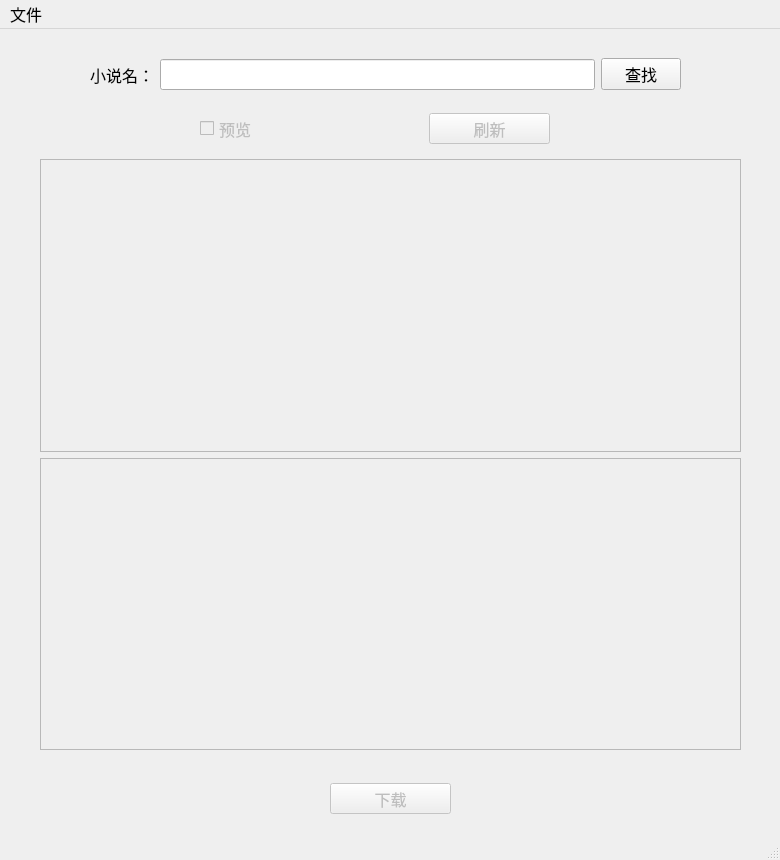
<?xml version="1.0" encoding="UTF-8"?>
<ui version="4.0">
 <class>MainWindow</class>
 <widget class="QMainWindow" name="MainWindow">
  <property name="geometry">
   <rect>
    <x>0</x>
    <y>0</y>
    <width>780</width>
    <height>860</height>
   </rect>
  </property>
  <property name="minimumSize">
   <size>
    <width>780</width>
    <height>860</height>
   </size>
  </property>
  <property name="maximumSize">
   <size>
    <width>780</width>
    <height>860</height>
   </size>
  </property>
  <property name="font">
   <font>
    <family>宋体</family>
    <pointsize>12</pointsize>
   </font>
  </property>
  <property name="windowTitle">
   <string>轻小说下载器</string>
  </property>
  <property name="windowIcon">
   <iconset>
    <normaloff>书.ico</normaloff>书.ico</iconset>
  </property>
  <widget class="QWidget" name="centralwidget">
   <widget class="QWidget" name="verticalLayoutWidget">
    <property name="geometry">
     <rect>
      <x>40</x>
      <y>130</y>
      <width>701</width>
      <height>591</height>
     </rect>
    </property>
    <layout class="QVBoxLayout" name="verticalLayout">
     <item>
      <widget class="QListView" name="listView">
       <property name="enabled">
        <bool>false</bool>
       </property>
       <property name="font">
        <font>
         <family>宋体</family>
         <pointsize>12</pointsize>
         <weight>50</weight>
         <bold>false</bold>
        </font>
       </property>
       <property name="editTriggers">
        <set>QAbstractItemView::NoEditTriggers</set>
       </property>
      </widget>
     </item>
     <item>
      <widget class="QPlainTextEdit" name="plainTextEdit">
       <property name="enabled">
        <bool>false</bool>
       </property>
       <property name="readOnly">
        <bool>true</bool>
       </property>
      </widget>
     </item>
    </layout>
   </widget>
   <widget class="QPushButton" name="pushButton_2">
    <property name="enabled">
     <bool>false</bool>
    </property>
    <property name="geometry">
     <rect>
      <x>330</x>
      <y>754</y>
      <width>121</width>
      <height>31</height>
     </rect>
    </property>
    <property name="font">
     <font>
      <family>宋体</family>
      <pointsize>12</pointsize>
     </font>
    </property>
    <property name="text">
     <string>下载</string>
    </property>
   </widget>
   <widget class="QWidget" name="layoutWidget">
    <property name="geometry">
     <rect>
      <x>90</x>
      <y>25</y>
      <width>591</width>
      <height>41</height>
     </rect>
    </property>
    <layout class="QHBoxLayout" name="horizontalLayout">
     <item>
      <widget class="QLabel" name="label">
       <property name="font">
        <font>
         <family>宋体</family>
         <pointsize>12</pointsize>
        </font>
       </property>
       <property name="text">
        <string>小说名：</string>
       </property>
      </widget>
     </item>
     <item>
      <widget class="QLineEdit" name="lineEdit">
       <property name="font">
        <font>
         <family>宋体</family>
         <pointsize>12</pointsize>
        </font>
       </property>
       <property name="readOnly">
        <bool>true</bool>
       </property>
      </widget>
     </item>
     <item>
      <widget class="QPushButton" name="pushButton">
       <property name="font">
        <font>
         <family>宋体</family>
         <pointsize>12</pointsize>
        </font>
       </property>
       <property name="text">
        <string>查找</string>
       </property>
      </widget>
     </item>
    </layout>
   </widget>
   <widget class="QCheckBox" name="checkBox">
    <property name="enabled">
     <bool>false</bool>
    </property>
    <property name="geometry">
     <rect>
      <x>200</x>
      <y>90</y>
      <width>91</width>
      <height>19</height>
     </rect>
    </property>
    <property name="font">
     <font>
      <family>宋体</family>
      <pointsize>12</pointsize>
     </font>
    </property>
    <property name="text">
     <string>预览</string>
    </property>
   </widget>
   <widget class="QPushButton" name="pushButton_3">
    <property name="enabled">
     <bool>false</bool>
    </property>
    <property name="geometry">
     <rect>
      <x>429</x>
      <y>84</y>
      <width>121</width>
      <height>31</height>
     </rect>
    </property>
    <property name="font">
     <font>
      <family>宋体</family>
      <pointsize>12</pointsize>
     </font>
    </property>
    <property name="text">
     <string>刷新</string>
    </property>
   </widget>
  </widget>
  <widget class="QMenuBar" name="menubar">
   <property name="geometry">
    <rect>
     <x>0</x>
     <y>0</y>
     <width>780</width>
     <height>26</height>
    </rect>
   </property>
   <property name="font">
    <font>
     <family>宋体</family>
     <pointsize>12</pointsize>
    </font>
   </property>
   <widget class="QMenu" name="menu">
    <property name="geometry">
     <rect>
      <x>410</x>
      <y>182</y>
      <width>160</width>
      <height>135</height>
     </rect>
    </property>
    <property name="minimumSize">
     <size>
      <width>160</width>
      <height>0</height>
     </size>
    </property>
    <property name="maximumSize">
     <size>
      <width>160</width>
      <height>16777215</height>
     </size>
    </property>
    <property name="font">
     <font>
      <family>宋体</family>
      <pointsize>12</pointsize>
     </font>
    </property>
    <property name="title">
     <string>文件</string>
    </property>
    <addaction name="actiona"/>
    <addaction name="actions_2"/>
    <addaction name="separator"/>
    <addaction name="actions"/>
   </widget>
   <addaction name="menu"/>
  </widget>
  <widget class="QStatusBar" name="statusbar"/>
  <action name="actions">
   <property name="text">
    <string>退出</string>
   </property>
   <property name="font">
    <font>
     <family>宋体</family>
     <pointsize>12</pointsize>
    </font>
   </property>
  </action>
  <action name="actions_2">
   <property name="text">
    <string>设置</string>
   </property>
  </action>
  <action name="actiona">
   <property name="text">
    <string>清除缓存</string>
   </property>
   <property name="font">
    <font>
     <family>宋体</family>
     <pointsize>12</pointsize>
    </font>
   </property>
  </action>
 </widget>
 <resources/>
 <connections>
  <connection>
   <sender>pushButton</sender>
   <signal>clicked()</signal>
   <receiver>MainWindow</receiver>
   <slot>getNovel()</slot>
   <hints>
    <hint type="sourcelabel">
     <x>623</x>
     <y>78</y>
    </hint>
    <hint type="destinationlabel">
     <x>685</x>
     <y>104</y>
    </hint>
   </hints>
  </connection>
  <connection>
   <sender>listView</sender>
   <signal>clicked(QModelIndex)</signal>
   <receiver>MainWindow</receiver>
   <slot>view()</slot>
   <hints>
    <hint type="sourcelabel">
     <x>510</x>
     <y>302</y>
    </hint>
    <hint type="destinationlabel">
     <x>760</x>
     <y>309</y>
    </hint>
   </hints>
  </connection>
  <connection>
   <sender>pushButton_2</sender>
   <signal>clicked()</signal>
   <receiver>MainWindow</receiver>
   <slot>down()</slot>
   <hints>
    <hint type="sourcelabel">
     <x>401</x>
     <y>791</y>
    </hint>
    <hint type="destinationlabel">
     <x>485</x>
     <y>786</y>
    </hint>
   </hints>
  </connection>
  <connection>
   <sender>pushButton_3</sender>
   <signal>clicked()</signal>
   <receiver>MainWindow</receiver>
   <slot>refresh()</slot>
   <hints>
    <hint type="sourcelabel">
     <x>485</x>
     <y>123</y>
    </hint>
    <hint type="destinationlabel">
     <x>597</x>
     <y>129</y>
    </hint>
   </hints>
  </connection>
  <connection>
   <sender>checkBox</sender>
   <signal>toggled(bool)</signal>
   <receiver>plainTextEdit</receiver>
   <slot>setEnabled(bool)</slot>
   <hints>
    <hint type="sourcelabel">
     <x>232</x>
     <y>129</y>
    </hint>
    <hint type="destinationlabel">
     <x>302</x>
     <y>572</y>
    </hint>
   </hints>
  </connection>
  <connection>
   <sender>actions</sender>
   <signal>triggered()</signal>
   <receiver>MainWindow</receiver>
   <slot>close()</slot>
   <hints>
    <hint type="sourcelabel">
     <x>-1</x>
     <y>-1</y>
    </hint>
    <hint type="destinationlabel">
     <x>389</x>
     <y>429</y>
    </hint>
   </hints>
  </connection>
  <connection>
   <sender>actions_2</sender>
   <signal>triggered()</signal>
   <receiver>MainWindow</receiver>
   <slot>setting()</slot>
   <hints>
    <hint type="sourcelabel">
     <x>-1</x>
     <y>-1</y>
    </hint>
    <hint type="destinationlabel">
     <x>389</x>
     <y>429</y>
    </hint>
   </hints>
  </connection>
  <connection>
   <sender>actiona</sender>
   <signal>triggered()</signal>
   <receiver>MainWindow</receiver>
   <slot>clean()</slot>
   <hints>
    <hint type="sourcelabel">
     <x>-1</x>
     <y>-1</y>
    </hint>
    <hint type="destinationlabel">
     <x>389</x>
     <y>429</y>
    </hint>
   </hints>
  </connection>
 </connections>
 <slots>
  <slot>getNovel()</slot>
  <slot>down()</slot>
  <slot>view()</slot>
  <slot>refresh()</slot>
  <slot>setting()</slot>
  <slot>clean()</slot>
 </slots>
</ui>
